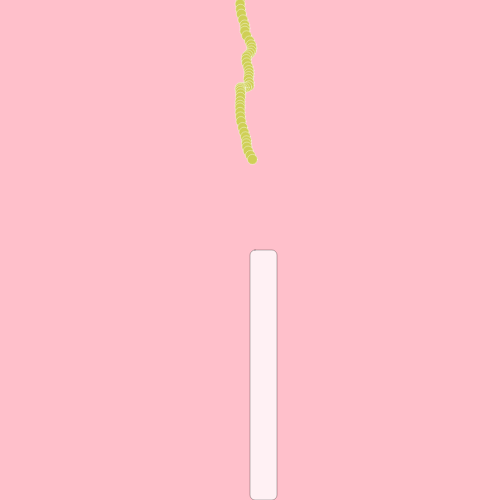
Frame 1 (no input)
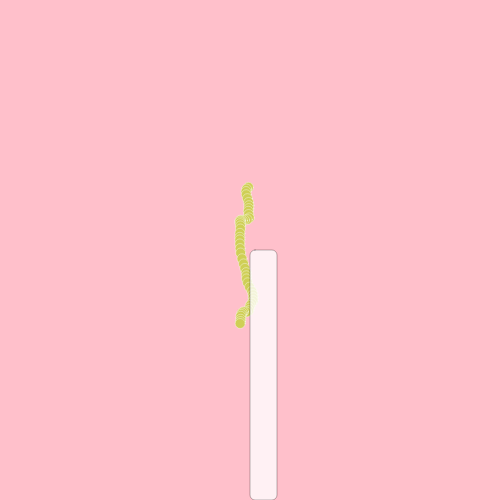
Frame 60 (no input)
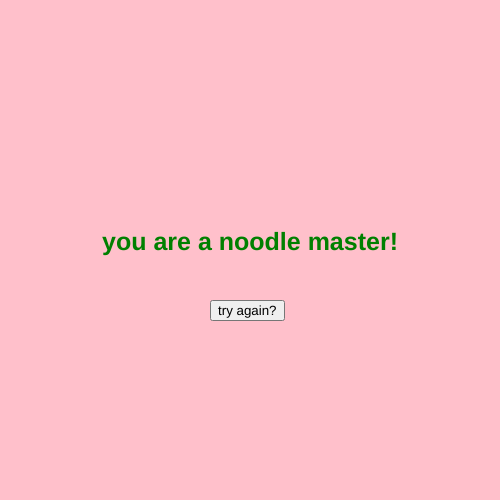
Frame 120 (the mouse pressed at the canvas centre since frame 60)

The p5.js sketch that drew these frames (run headless with seeded random() and noise() and a simulated clock; from frame 60 on, the mouse is pressed at the canvas centre):

// p5.js sketch
// ── sketch.js
var sliderAmp, sliderFreq, sliderSpeed;
var paramAmp, paramSpeed;
let paramFreq = 0;

var startX = 0;
var startY = 0;
var endX = 5;
var endY = 150;
let numPts = 50;

let xInc, yInc, theta;

let strawX, strawY, strawH;

let btn;

function setup() {
    createCanvas(500, 500);

    startX = width/2;
    endX = (width/2)+.001;

    strawX = width/2;
    strawH = 250;
    strawW = 27;
    strawY = height-strawH;

    // createP('Amplitude');
    // sliderAmp = createSlider(0, 50, 10, 1);

    // createP('Frequency');
    // sliderFreq = createSlider(0, 1, .5, 0.1);

    // createP('Speed');
    // sliderSpeed = createSlider(0, .3, 0.15, 0.01);   

    // paramAmp = 10;
    // paramFreq = .5;
    // paramSpeed = .15;

    fill(255);
    noStroke();
    ellipseMode(CENTER);

    let plotW = (endX-startX);
    let plotH =  (startY-endY);

    xInc = plotW/numPts;
    yInc = plotH/numPts;
    theta = (TWO_PI/plotW)*xInc;

    btn = createButton('try again?');
    btn.position(width/2-40, height/2+50)
    btn.mousePressed(restart);

    background(50);
    textSize(25);    
    textAlign(CENTER);
    textStyle(BOLD)

}

function updateParams(){
    // paramFreq = round(sliderFreq.value() * theta, 2); //has to be rounded, otherwise not recognized
    // paramAmp = sliderAmp.value();
    // paramSpeed = sliderSpeed.value();\\
    paramFreq = round(.5 * theta, 2); //has to be rounded, otherwise not recognized
    paramAmp = 10;
    paramSpeed = .15;
}

var farLeft, farRight;

function noodleIntersection(){
    noodleminX = min(xvals);
    noodlemaxX = max(xvals);
    noodleminY = min(yvals);
    noodlemaxY = max(yvals);
    push ()
    fill(50)
    if (noodlemaxY > mouseY){ //noodle fallen past straw
        farRight = noodlemaxX > (mouseX+strawW);
        farLeft = noodleminX < mouseX;
        var heightThresh = noodlemaxY > mouseX +100;
        if (heightThresh && (farLeft || farRight ) && !noodleup){
            noodleup = true;
        }
        if (farLeft ){
            text( 'no slurp 4 u', width/2, height*.2)
            startX -= 2;
            win = false;
        } else if (farRight){
            startX += 2;
            win = false;
        }
        else {
            text( 'so far so good', width/2, height*.2)
        }
    }
    pop ()
}

function drawNoodle(){
    xvals = [];
    push ()
    stroke(255, 100)
    fill('#cfcf56')
    xvals = [];
    yvals = [];
    for (i=0; i< numPts; i++){
        x = startX + i*xInc;
        y = startY - i*yInc;
    
        //get noiseangle
        var noiseAngle = map(noise(i*paramFreq + paramSpeed*noiseoff), 0, 1, 0, TWO_PI)
        var xOffset = sin(noiseAngle+1000) * paramAmp;
        var yOffset = sin(noiseAngle) * paramAmp;
        xvals.push(x+xOffset);
        yvals.push(y+yOffset);
        circle(x+xOffset ,y+yOffset, 10) 
    }
    noiseoff += 0.1;
    pop ()
}


let noiseoff = 0;
let xvals =[];
let yvals =[];
let noodleminX, noodlemaxX, noodleminY, noodlemaxY;
let initrect = true;
let run = true;
let win = true;

function restart(){
    startY = 0;
    startX = random(width*.2, width*.8);
    farLeft = false; farRight = false;
    run = true;
}

let noodleup = false;
let upCount = 0;
function draw() {
    background('pink');
    updateParams(); 
    
       
   if (startY > height || startX < 0 || startX > width){
        run = false;
        push ()
        fill(50)
       if (win == false){
        fill('red')
        text('no noodle for you :( ', width/2, height/2)
       }
       else {
        fill('green')
        text('you are a noodle master!', width/2, height/2)
       }
       btn.show();
       pop ()
       
       //btn.remove()
       
       //display verdict;
   } 
  
   
   if (run){
    btn.hide();
    win = true;

    startY += 3;
    if (upCount == 40){
        noodleup = false;
    }
    if (noodleup){
        startY -= 10;
        if (farLeft){
            startX -= 7;
        } else {
            startX += 7;
        }
        
        upCount ++;
    }
    startX += random(-.2,.2)
    drawNoodle()
    push ()
    fill(255, 200)
    stroke (0, 70)
    if (mouseX > 0 && mouseY > 0){
        rect(mouseX, mouseY, strawW, strawH, 5, 5);
        noodleIntersection();
    } 
    else {
        rect (strawX, strawY, strawW, strawH, 5,5)
    }
    pop ();
   }
   



  
}
